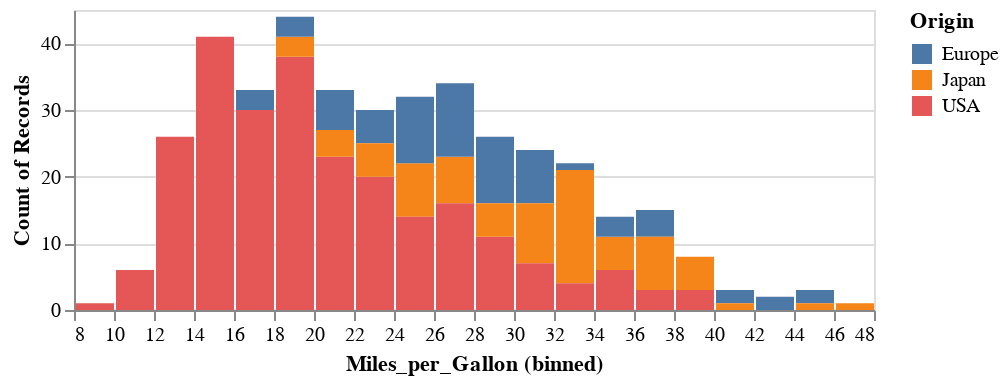

This figure's notebook cell:
### Markdown cell above
This is pretty amazing; over 70% of the cars from the United States have 6 and 8 cylinder engines, while in Europe and Japan, no cars have 8 cylinders and less than 10% have 6! Obviously, this should have a huge effect on the fuel efficiency of the cars. Here is a histogram of the MPG grouped by the geographic region:

### Code cell
alt.Chart(cars).mark_bar().encode(
    alt.X('Miles_per_Gallon', bin=alt.Bin(maxbins=20)),
    alt.Y('count(*):Q'),
    alt.Color('Origin')
).properties(
    height=150
)

### Figure 1 — Vega-Lite specification as saved in the notebook (floating-point values rounded to 4 significant figures; data arrays with more than 128 entries replaced by an {"elided": "..."} marker saying what was removed)
{"$schema": "https://vega.github.io/schema/vega-lite/v2.6.0.json", "config": {"view": {"height": 300, "width": 400}}, "data": {"name": "data-f02450ab61490a1363517a0190416235"}, "datasets": {"data-f02450ab61490a1363517a0190416235": {"elided": "406 records"}}, "encoding": {"color": {"field": "Origin", "type": "nominal"}, "x": {"bin": {"maxbins": 20}, "field": "Miles_per_Gallon", "type": "quantitative"}, "y": {"aggregate": "count", "field": "*", "type": "quantitative"}}, "height": 150, "mark": "bar"}
